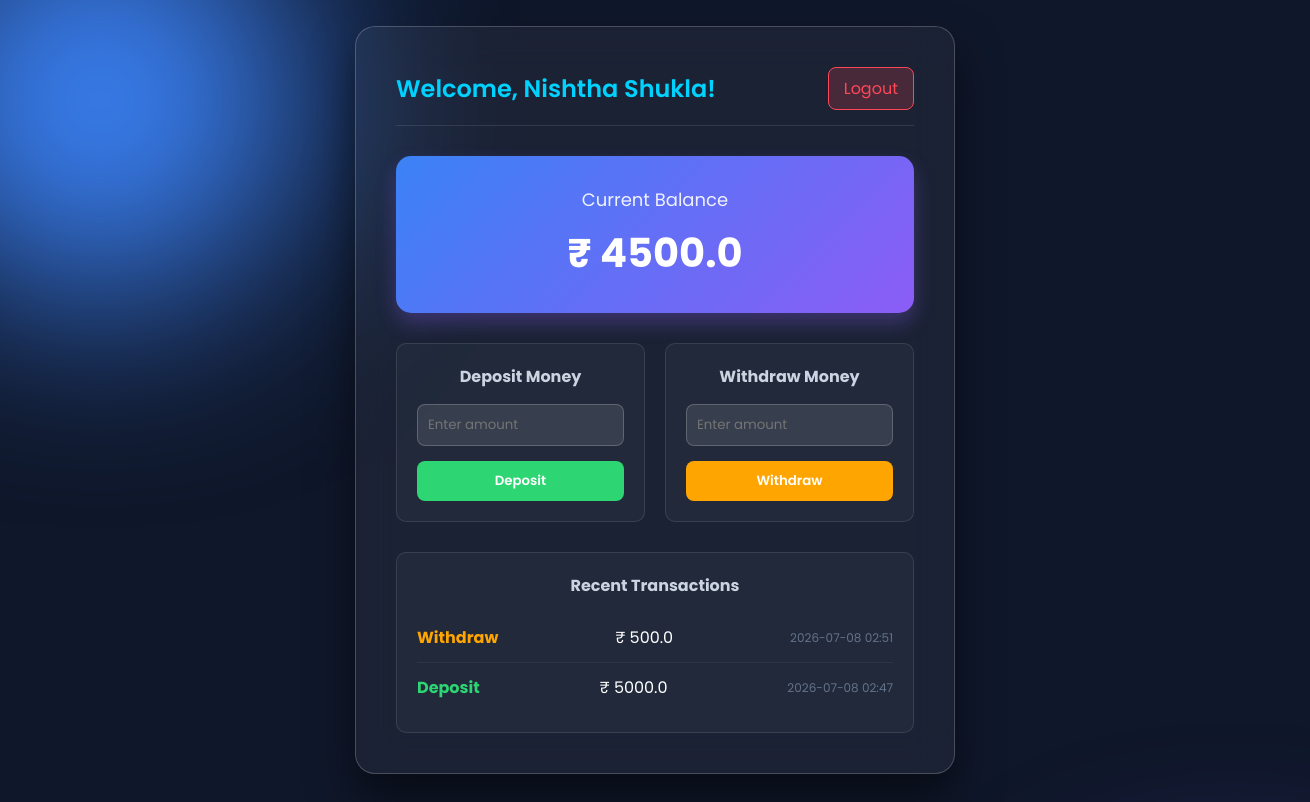
The page /dashboard (signed in) on the database its author committed.
### tables this page shows
CREATE TABLE Accounts (
    account_number INTEGER PRIMARY KEY AUTOINCREMENT,
    user_id INTEGER,
    balance REAL DEFAULT 0.0,
    FOREIGN KEY (user_id) REFERENCES Users(user_id)
);

CREATE TABLE Transactions (
    transaction_id INTEGER PRIMARY KEY AUTOINCREMENT,
    user_id INTEGER,
    type TEXT NOT NULL, 
    amount REAL NOT NULL,
    date TIMESTAMP DEFAULT CURRENT_TIMESTAMP,
    FOREIGN KEY (user_id) REFERENCES Users(user_id)
);

### app.py (the view)
@app.route('/dashboard')
def dashboard():
    if 'user_id' not in session:
        return redirect('/')
    conn = sqlite3.connect('bank.db')
    cursor = conn.cursor()
    cursor.execute("SELECT balance FROM Accounts WHERE user_id = ?", (session['user_id'],))
    account = cursor.fetchone()
    current_balance = account[0] if account else 0.0
    cursor.execute("SELECT type, amount, date FROM Transactions WHERE user_id = ? ORDER BY date DESC LIMIT 5", (session['user_id'],))
    transactions = cursor.fetchall()
    conn.close()
    return render_template('dashboard.html', user_name=session['user_name'], balance=current_balance, transactions=transactions)

### templates/dashboard.html (shortened to what this page needs)
<!DOCTYPE html>
<html lang="en">
<head>
</head>
<body>
    <div class="dashboard-container">
        <div class="header">
            <h2>Welcome, {{ user_name }}!</h2>
            <a href="/logout" class="logout-btn">Logout</a>
        </div>
        <div class="balance-card">
            <h3>Current Balance</h3>
            <h1>₹ {{ balance }}</h1>
        </div>
        <div class="action-cards">
            <div class="action-card">
                <h4>Deposit Money</h4>
                <form action="/deposit" method="POST">
                    <input type="number" name="amount" placeholder="Enter amount" min="1" required>
                    <button type="submit" class="btn-deposit">Deposit</button>
                </form>
            </div>
            <div class="action-card">
                <h4>Withdraw Money</h4>
                <form action="/withdraw" method="POST">
                    <input type="number" name="amount" placeholder="Enter amount" min="1" required>
                    <button type="submit" class="btn-withdraw">Withdraw</button>
                </form>
            </div>
        </div>
        <div class="history-section">
            <h4>Recent Transactions</h4>
            <ul class="history-list">
                {% for t in transactions %}
                <li class="history-item">
                    <span class="{% if t[0] == 'Deposit' %}type-deposit{% else %}type-withdraw{% endif %}">
                        {{ t[0] }}
                    </span>
                    <span>₹ {{ t[1] }}</span>
                    <span class="history-date">{{ t[2][:16] }}</span>
                </li>
                {% else %}
                <li style="text-align: center; color: #64748b;">No transactions yet.</li>
                {% endfor %}
            </ul>
        </div>
    </div>
</body>
</html>

### templates/dashboard.html (style rules this page uses)
* { margin: 0; padding: 0; box-sizing: border-box; font-family: 'Poppins', sans-serif; }
body { min-height: 100vh; background: #0f172a; color: white; display: flex; justify-content: center; align-items: center; padding: 20px; }
body::before, body::after { content: ''; position: absolute; border-radius: 50%; filter: blur(100px); z-index: -1; }
body::before { width: 400px; height: 400px; background: #3b82f6; top: -100px; left: -100px; }
body::after { width: 350px; height: 350px; background: #8b5cf6; bottom: -100px; right: -100px; }
.dashboard-container { background: rgba(255, 255, 255, 0.05); backdrop-filter: blur(20px); border: 1px solid rgba(255, 255, 255, 0.2); padding: 40px; border-radius: 20px; width: 100%; max-width: 600px; box-shadow: 0 25px 45px rgba(0, 0, 0, 0.5); }
.header { display: flex; justify-content: space-between; align-items: center; margin-bottom: 30px; border-bottom: 1px solid rgba(255,255,255,0.1); padding-bottom: 15px; }
.header h2 { font-weight: 600; color: #00d2ff; }
.logout-btn { background: rgba(255, 71, 87, 0.2); color: #ff4757; padding: 8px 15px; border: 1px solid #ff4757; border-radius: 8px; text-decoration: none; transition: 0.3s; }
.balance-card { background: linear-gradient(135deg, #3b82f6, #8b5cf6); padding: 30px; border-radius: 15px; text-align: center; margin-bottom: 30px; box-shadow: 0 10px 20px rgba(139, 92, 246, 0.3); }
.balance-card h3 { font-size: 18px; font-weight: 400; opacity: 0.9; }
.balance-card h1 { font-size: 40px; margin-top: 10px; }
.action-cards { display: flex; gap: 20px; margin-bottom: 30px; }
.action-card { flex: 1; background: rgba(255, 255, 255, 0.03); padding: 20px; border-radius: 10px; border: 1px solid rgba(255, 255, 255, 0.1); text-align: center; }
.action-card h4 { margin-bottom: 15px; color: #cbd5e1; }
.action-card input { width: 100%; padding: 10px; margin-bottom: 15px; background: rgba(255, 255, 255, 0.1); border: 1px solid rgba(255, 255, 255, 0.2); color: white; border-radius: 8px; outline: none; }
.action-card button { width: 100%; padding: 10px; border: none; border-radius: 8px; font-weight: 600; cursor: pointer; color: white; transition: 0.3s; }
.btn-deposit { background: #2ed573; }
.btn-withdraw { background: #ffa502; }
.history-section { background: rgba(255, 255, 255, 0.03); padding: 20px; border-radius: 10px; border: 1px solid rgba(255, 255, 255, 0.1); }
.history-section h4 { color: #cbd5e1; margin-bottom: 15px; text-align: center; }
.history-list { list-style: none; }
.history-item { display: flex; justify-content: space-between; padding: 12px 0; border-bottom: 1px solid rgba(255,255,255,0.05); align-items: center; }
.history-item:last-child { border-bottom: none; }
.type-deposit { color: #2ed573; font-weight: bold; }
.type-withdraw { color: #ffa502; font-weight: bold; }
.history-date { color: #64748b; font-size: 12px; }

### rows shown on the page
Accounts: balance "4500.0"
Transactions: type "Withdraw", amount "500.0", date "2026-07-08 02:51"
Transactions: type "Deposit", amount "5000.0", date "2026-07-08 02:47"

### other values the page prints
{{ user_name }} "Nishtha Shukla"
